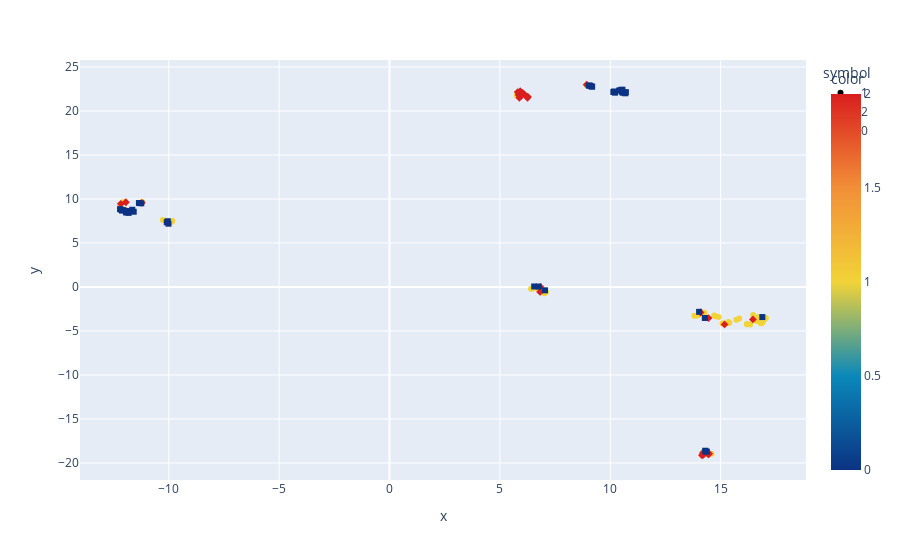

The code cell stored with this chart in its notebook:
### Code cell
px.scatter(x=X_umap[0],y=X_umap[1], color=pd.Series(sev_encoded), symbol=pd.Series(sev_encoded), color_continuous_scale='Portland')

### Figure 1 — Plotly figure (JSON) as saved in the notebook; plotly's stock layout.template omitted (floating-point values rounded to 4 significant figures)
{"data": [{"hovertemplate": "symbol=1<br>x=%{x}<br>y=%{y}<br>color=%{marker.color}<extra></extra>", "legendgroup": "1", "marker": {"color": [1, 1, 1, 1, 1, 1, 1, 1, 1, 1, 1, 1, 1, 1, 1, 1, 1, 1, 1, 1, 1, 1, 1, 1, 1, 1, 1, 1, 1, 1, 1, 1, 1, 1, 1, 1, 1, 1, 1, 1, 1, 1, 1, 1, 1, 1, 1, 1, 1, 1, 1, 1, 1, 1, 1, 1, 1], "coloraxis": "coloraxis", "symbol": "circle"}, "mode": "markers", "name": "1", "orientation": "v", "showlegend": true, "type": "scatter", "x": [6.412, 6.725, 16.48, 14.76, 14.02, 6.79, 16.63, 16.82, 16.73, -12.07, -9.835, -11.97, -12.21, 5.888, 8.936, -9.901, 14.59, 14.21, 5.949, 14.31, 5.769, 16.88, 7.02, 15.84, 16.19, 14.71, 6.968, 14.38, 6.475, 16.72, 15.11, 14.01, 15.39, 7.023, 15.31, 13.81, 16.82, 17.05, -10.27, -11.97, -9.964, -11.31, -9.989, -11.21, 15.35, 13.93, 16.33, 16.95, 14.91, 14.22, 14.26, 16.19, 7.09, 15.09, 6.951, 15.71, 6.889], "xaxis": "x", "y": [-0.2107, -0.2038, -3.192, -3.324, -2.818, -0.2458, -3.863, -4.137, -3.423, 9.628, 7.484, 9.657, 9.371, 22.18, 22.96, 7.354, -18.96, -18.79, 22.06, -18.95, 21.77, -4.072, -0.4304, -3.576, -4.215, -3.243, -0.5665, -3.503, -0.1644, -3.648, -4.143, -3.122, -4.061, -0.7044, -4.111, -3.282, -3.774, -3.53, 7.616, 8.788, 7.424, 9.573, 7.319, 9.665, -3.988, -3.283, -4.278, -3.778, -3.416, -3.035, -2.943, -4.242, -0.5693, -4.167, -0.4566, -3.718, -0.1012], "yaxis": "y"}, {"hovertemplate": "symbol=2<br>x=%{x}<br>y=%{y}<br>color=%{marker.color}<extra></extra>", "legendgroup": "2", "marker": {"color": [2, 2, 2, 2, 2, 2, 2, 2, 2, 2, 2, 2, 2, 2, 2, 2, 2, 2, 2, 2, 2, 2, 2, 2, 2], "coloraxis": "coloraxis", "symbol": "diamond"}, "mode": "markers", "name": "2", "orientation": "v", "showlegend": true, "type": "scatter", "x": [14.16, -12.17, 6.015, 14.22, 14.44, 8.931, 6.075, 5.923, 5.881, 6.249, 5.972, -11.94, 14.19, 5.846, 6.252, 14.48, 5.807, 6.269, -11.22, 6.825, 15.18, 14.09, 6.821, 14.45, 16.46], "xaxis": "x", "y": [-19.13, 9.45, 22.07, -19.08, -19.03, 22.98, 21.98, 22.24, 21.49, 21.51, 21.73, 9.629, -18.86, 21.84, 21.61, -18.95, 22.14, 21.61, 9.561, 0.0203, -4.255, -2.905, -0.5673, -3.541, -3.692], "yaxis": "y"}, {"hovertemplate": "symbol=0<br>x=%{x}<br>y=%{y}<br>color=%{marker.color}<extra></extra>", "legendgroup": "0", "marker": {"color": [0, 0, 0, 0, 0, 0, 0, 0, 0, 0, 0, 0, 0, 0, 0, 0, 0, 0, 0, 0, 0, 0, 0, 0, 0, 0, 0, 0, 0, 0, 0, 0, 0, 0, 0, 0, 0, 0], "coloraxis": "coloraxis", "symbol": "square"}, "mode": "markers", "name": "0", "orientation": "v", "showlegend": true, "type": "scatter", "x": [-11.24, -11.82, -11.94, -10.09, -11.8, -12.06, -11.59, -11.65, 9.038, 10.14, -12.12, 10.4, 10.55, 10.57, -11.35, 14.37, 9.141, 9.18, -10.04, 14.3, 10.6, 10.68, -12.15, 9.078, 10.52, 14.32, -10.01, 10.22, 10.48, 10.71, -12.21, 10.18, 6.759, 6.555, 16.89, 7.043, 14.28, 14.03], "xaxis": "x", "y": [9.509, 8.419, 8.463, 7.353, 8.632, 8.727, 8.55, 8.775, 22.89, 22.15, 8.681, 22.33, 22.42, 22.08, 9.537, -18.71, 22.81, 22.76, 7.47, -18.61, 22.13, 22.01, 8.774, 22.88, 22.18, -18.7, 7.191, 22.08, 22.4, 22.14, 8.845, 22.22, 0.04337, 0.05514, -3.421, -0.3853, -3.525, -2.828], "yaxis": "y"}], "layout": {"coloraxis": {"colorbar": {"title": {"text": "color"}}, "colorscale": [[0, "rgb(12,51,131)"], [0.25, "rgb(10,136,186)"], [0.5, "rgb(242,211,56)"], [0.75, "rgb(242,143,56)"], [1, "rgb(217,30,30)"]]}, "legend": {"title": {"text": "symbol"}, "tracegroupgap": 0}, "margin": {"t": 60}, "xaxis": {"anchor": "y", "domain": [0, 1], "title": {"text": "x"}}, "yaxis": {"anchor": "x", "domain": [0, 1], "title": {"text": "y"}}}}
